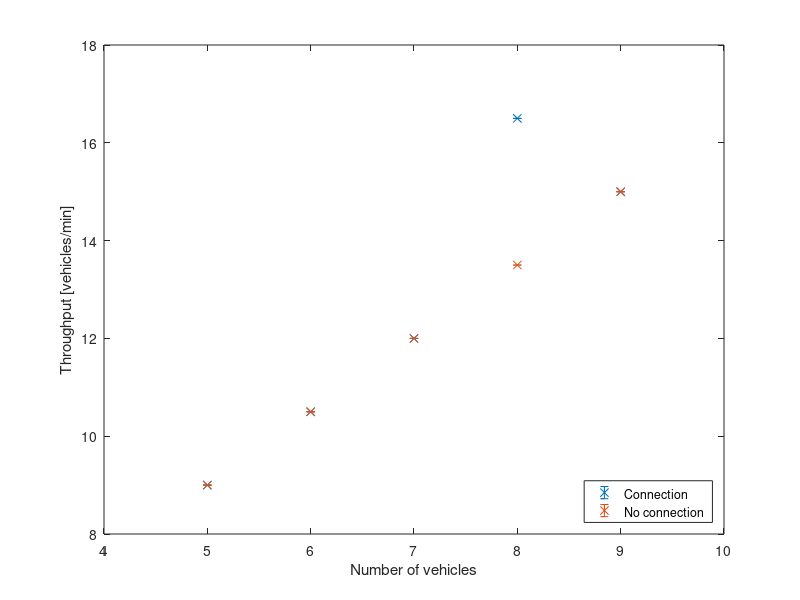

MATLAB code for this plot: (Note: this script raises an error after producing the figure.)
%% Plots test data
clear all, close all

load('test_data/testGroup_final')
%%
% meanThroughput_conn = [];
% meanFuelConsumptionTot_conn = [];
% meanFuelConsumptionPVeh_conn = [];
% meanTimeToTarget_conn = [];
% 
% meanThroughput_noConn = [];
% meanFuelConsumptionTot_noConn = [];
% meanFuelConsumptionPVeh_noConn = [];

fn = fieldnames(data);
nmr_cases = numel(fn);
nmr_tests = numel(fieldnames(data.(fn{1})));
Throughput_conn = zeros(nmr_tests,nmr_cases);
FuelConsumptionTot_conn = zeros(nmr_tests,nmr_cases);
FuelConsumptionPVeh_conn = zeros(nmr_tests,nmr_cases);
TimeToTarget_conn = zeros(nmr_tests,nmr_cases);

Throughput_noConn  = zeros(nmr_tests,nmr_cases);
FuelConsumptionTot_noConn  = zeros(nmr_tests,nmr_cases);
FuelConsumptionPVeh_noConn  = zeros(nmr_tests,nmr_cases);

num_vehicles = zeros(nmr_tests,nmr_cases);
crash = 0;
%Extract data
for i=1:nmr_cases % cases
    fn_test = fieldnames(data.(fn{i}));
    for j=1:nmr_tests % test per case
        d_conn = data.(fn{i}).(fn_test{j}).conn;
        d_noConn = data.(fn{i}).(fn_test{j}).noConn;
        if d_conn.Throughput ~= 0
            Throughput_conn(j,i) = d_conn.Throughput*60; % [vehicles/min]
            FuelConsumptionTot_conn(j,i) = d_conn.FuelConsumptionTot/(0.7389*1000); %[l]
            FuelConsumptionPVeh_conn(j,i) = d_conn.FuelConsumptionPVeh/(0.7389*1000); %[l/vehicle]
            TimeToTarget_conn(j,i) = d_conn.MeanTimeToTarget; % [s]
        else
            crash = crash + 1;
        end
        if d_noConn.Throughput ~= 0
            Throughput_noConn(j,i) = d_noConn.Throughput*60; % [vehicles/min]
            FuelConsumptionTot_noConn(j,i) = d_noConn.FuelConsumptionTot/(0.7389*1000); %[l]
            FuelConsumptionPVeh_noConn(j,i) =  d_noConn.FuelConsumptionPVeh/(0.7389*1000); %[l/vehicle]
        else
            crash = crash + 1;
        end
       num_vehicles(j,i) = d_conn.num_vehicles; 
    end
end
crash
%% calc mean and variance
Throughput_conn_mean = zeros(1,nmr_cases);
FuelConsumptionTot_conn_mean = zeros(1,nmr_cases);
FuelConsumptionPVeh_conn_mean = zeros(1,nmr_cases);
TimeToTarget_conn_mean = zeros(1,nmr_cases);
Throughput_noConn_mean = zeros(1,nmr_cases);
FuelConsumptionTot_noConn_mean = zeros(1,nmr_cases);
FuelConsumptionPVeh_noConn_mean = zeros(1,nmr_cases);

Throughput_conn_var = zeros(1,nmr_cases);
FuelConsumptionTot_conn_var = zeros(1,nmr_cases);
FuelConsumptionPVeh_conn_var = zeros(1,nmr_cases);
TimeToTarget_conn_var = zeros(1,nmr_cases);
Throughput_noConn_var = zeros(1,nmr_cases);
FuelConsumptionTot_noConn_var = zeros(1,nmr_cases);
FuelConsumptionPVeh_noConn_var = zeros(1,nmr_cases);

for i = 1:nmr_cases
    % --MEAN--
    % Conn
    Throughput_conn_mean(i) = mean(nonzeros(Throughput_conn(:,i)));
    FuelConsumptionTot_conn_mean(i) = mean(nonzeros(FuelConsumptionTot_conn(:,i)));
    FuelConsumptionPVeh_conn_mean(i) = mean(nonzeros(FuelConsumptionPVeh_conn(:,i)));
    TimeToTarget_conn_mean(i) = mean(nonzeros(TimeToTarget_conn(:,i)));
    % noConn
    Throughput_noConn_mean(i) = mean(nonzeros(Throughput_noConn(:,i)));
    FuelConsumptionTot_noConn_mean(i) = mean(nonzeros(FuelConsumptionTot_noConn(:,i)));
    FuelConsumptionPVeh_noConn_mean(i) = mean(nonzeros(FuelConsumptionPVeh_noConn(:,i)));
    
    % --VARIANCE--
    % Conn
    Throughput_conn_var(i) = var(nonzeros(Throughput_conn(:,i)));
    FuelConsumptionTot_conn_var(i) = var(nonzeros(FuelConsumptionTot_conn(:,i)));
    FuelConsumptionPVeh_conn_var(i) = var(nonzeros(FuelConsumptionPVeh_conn(:,i)));
    TimeToTarget_conn_var(i) = var(nonzeros(TimeToTarget_conn(:,i)));
    % noConn
    Throughput_noConn_var(i) = var(nonzeros(Throughput_noConn(:,i)));
    FuelConsumptionTot_noConn_var(i) = var(nonzeros(FuelConsumptionTot_noConn(:,i)));
    FuelConsumptionPVeh_noConn_var(i) = var(nonzeros(FuelConsumptionPVeh_noConn(:,i)));
end

%% plot

% Throughput
figure
errorbar(num_vehicles(1,:),Throughput_conn_mean,sqrt(Throughput_conn_var),'x'), hold on
errorbar(num_vehicles(1,:),Throughput_noConn_mean,sqrt(Throughput_noConn_var),'x')
xlabel('Number of vehicles'), ylabel('Throughput [vehicles/min]')
legend('Connection','No connection','Location','southeast')
ax = gca;
ax.XTick = num_vehicles(1,:);

% Fuel consumption
figure
errorbar(num_vehicles(1,:),FuelConsumptionTot_conn_mean,sqrt(FuelConsumptionTot_conn_var),'x'), hold on
errorbar(num_vehicles(1,:),FuelConsumptionTot_noConn_mean,sqrt(FuelConsumptionTot_noConn_var),'x')
xlabel('Number of vehicles'), ylabel('Total fuel consumption [L]')
legend('Connection','No connection','Location','southeast')
ax = gca;
ax.XTick = num_vehicles(1,:);

% Time to target
figure
errorbar(num_vehicles(1,:),TimeToTarget_conn_mean,sqrt(TimeToTarget_conn_var),'x')
xlabel('Number of vehicles'), ylabel('Time to target [s]')
ax = gca;
ax.XTick = num_vehicles(1,:);

